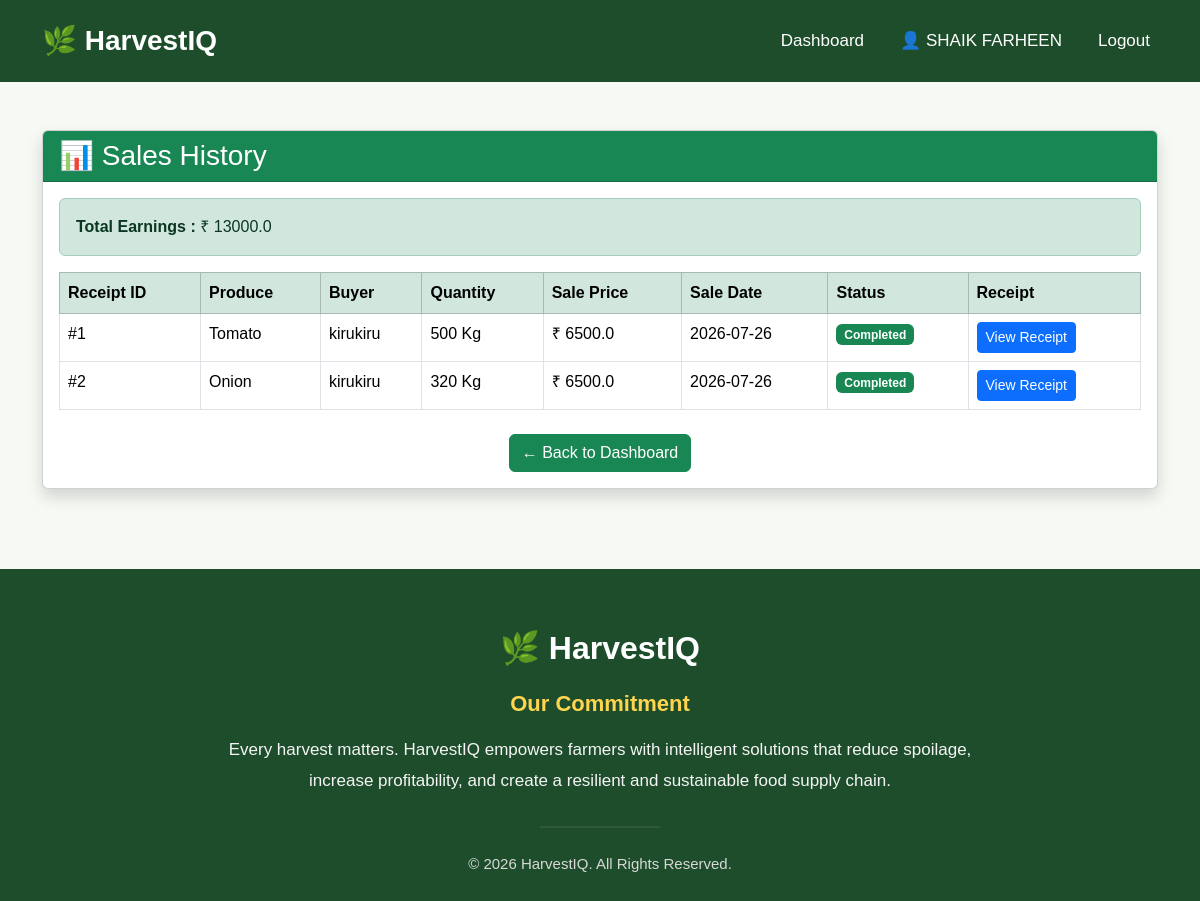
The page /sales_history (signed in) on the database as committed earlier.
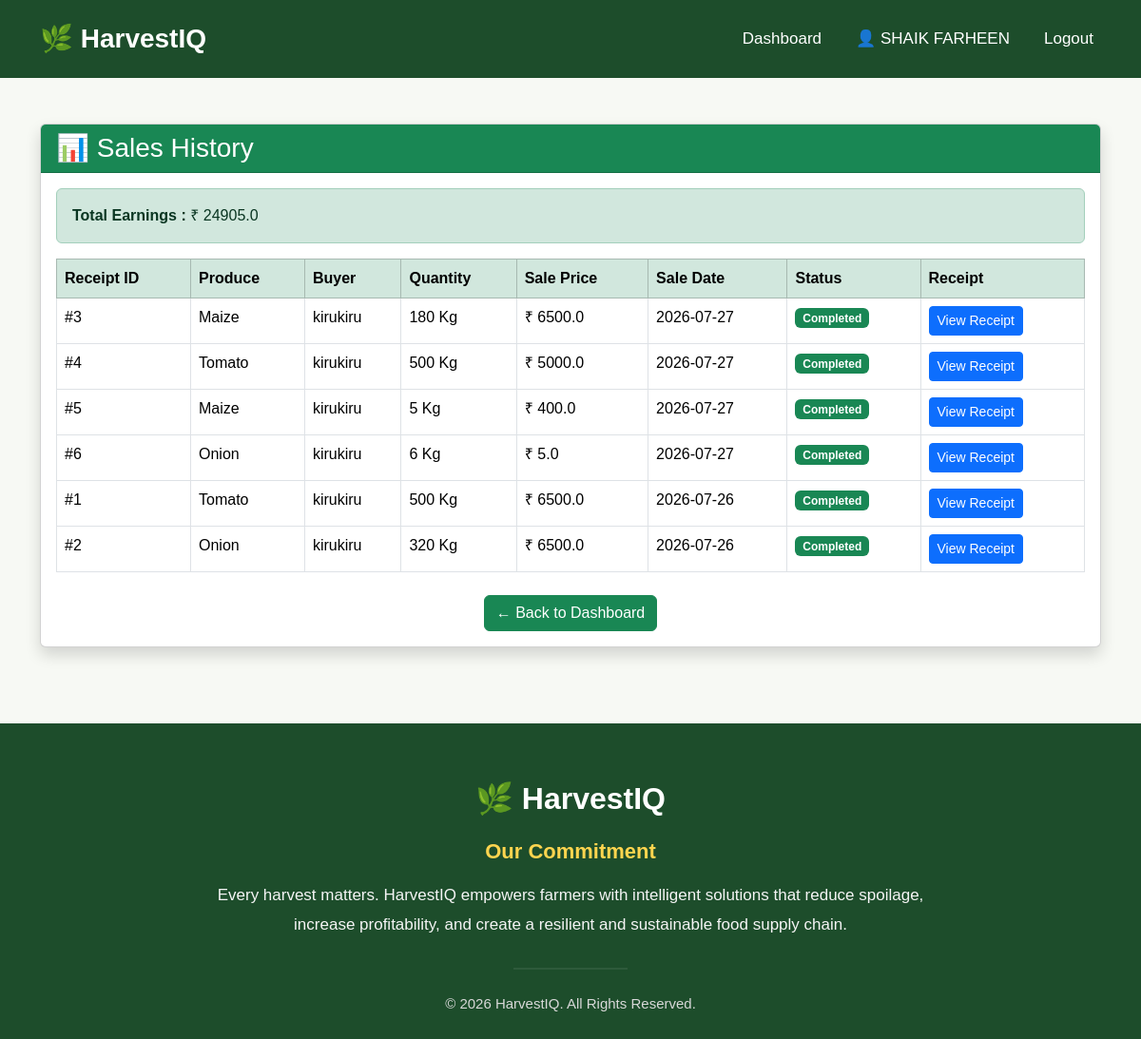
The same page on the database as committed later.
### app.py (models this page shows)
class Sale(db.Model):
    __tablename__ = "sales"
    id = db.Column(db.Integer, primary_key=True)
    batch_id = db.Column(
        db.Integer,
        db.ForeignKey("produce_batches.id"),
        nullable=False,
        unique=True
    )
    buyer_id = db.Column(
        db.Integer,
        db.ForeignKey("buyers.id"),
        nullable=False
    )
    sale_price = db.Column(db.Float)
    sale_date = db.Column(db.Date)
    quantity_sold = db.Column(db.Integer)
    batch = db.relationship(
        "ProduceBatch",
        back_populates="sale"
    )
    buyer = db.relationship(
        "Buyer",
        back_populates="purchases"
    )

class ProduceBatch(db.Model):
    __tablename__ = "produce_batches"
    id = db.Column(db.Integer, primary_key=True)
    farmer_id = db.Column(
        db.Integer,
        db.ForeignKey("farmers.id"),
        nullable=False
    )
    crop_name = db.Column(db.String(50))
    variety = db.Column(db.String(50))
    quantity = db.Column(db.Integer)
    unit = db.Column(db.String(20))
    harvest_date = db.Column(db.Date)
    farm_location = db.Column(db.String(200))
    status = db.Column(
        db.String(30),
        default="Registered"
    )
    farmer = db.relationship(
        "Farmer",
        back_populates="produce_batches"
    )
    quality = db.relationship(
        "QualityInspection",
        back_populates="batch",
        uselist=False,
        lazy=True
    )
    shelf_life = db.relationship(
        "ShelfLifePrediction",
        back_populates="batch",
        uselist=False,
        lazy=True
    )
    storage = db.relationship(
        "StorageRecord",
        back_populates="batch",
        lazy=True
    )
    deliveries = db.relationship(
        "Delivery",
        back_populates="batch",
        lazy=True
    )
    recommendation = db.relationship(
        "Recommendation",
        back_populates="batch",
        uselist=False,
        lazy=True
    )
    sale = db.relationship(
        "Sale",
        back_populates="batch",
        uselist=False,
        lazy=True
    )

class Buyer(db.Model):
    __tablename__ = "buyers"
    id = db.Column(db.Integer, primary_key=True)
    user_id = db.Column(
        db.Integer,
        db.ForeignKey("users.id"),
        nullable=False,
        unique=True
    )
    company_name = db.Column(db.String(100))
    buyer_type = db.Column(db.String(50))
    city = db.Column(db.String(50))
    user = db.relationship(
        "User",
        back_populates="buyer"
    )
    purchases = db.relationship(
        "Sale",
        back_populates="buyer",
        lazy=True
    )

### app.py (the view)
@app.route("/sales_history")
def sales_history():
    if "user_id" not in session:
        flash("Please login first.", "warning")
        return redirect(url_for("login"))
    farmer = Farmer.query.filter_by(
        user_id=session["user_id"]
    ).first_or_404()
    sales = Sale.query.join(ProduceBatch).filter(
        ProduceBatch.farmer_id == farmer.id
    ).order_by(Sale.sale_date.desc()).all()
    total_sales = sum(sale.sale_price for sale in sales)
    return render_template(
        "sales_history.html",
        sales=sales,
        total_sales=total_sales
    )

### templates/sales_history.html (shortened to what this page needs)
{% extends "base.html" %}
{% block content %}
<div class="container mt-5">
    <div class="card shadow">
        <div class="card-header bg-success text-white">
            <h3 class="mb-0">
                📊 Sales History
            </h3>
        </div>
        <div class="card-body">
            <div class="alert alert-success">
                <strong>Total Earnings :</strong>
                ₹ {{ total_sales }}
            </div>
            {% if sales %}
            <table class="table table-bordered table-hover">
                <thead class="table-success">
                    <tr>
                        <th>Receipt ID</th>
                        <th>Produce</th>
                        <th>Buyer</th>
                        <th>Quantity</th>
                        <th>Sale Price</th>
                        <th>Sale Date</th>
                        <th>Status</th>
                        <th>Receipt</th>
                    </tr>
                </thead>
                <tbody>
                    {% for sale in sales %}
                    <tr>
                        <td>#{{ sale.id }}</td>
                        <td>{{ sale.batch.crop_name }}</td>
                        <td>{{ sale.buyer.company_name }}</td>
                        <td>{{ sale.quantity_sold }} {{ sale.batch.unit }}</td>
                        <td>₹ {{ sale.sale_price }}</td>
                        <td>{{ sale.sale_date }}</td>
                        <td>
                            <span class="badge bg-success">
                                Completed
                            </span>
                        </td>
                        <td>
                            <a href="{{ url_for('sale_receipt', sale_id=sale.id) }}"
                               class="btn btn-primary btn-sm">
                                View Receipt
                            </a>
                        </td>
                    </tr>
                    {% endfor %}
                </tbody>
            </table>
            {% else %}
            <div class="alert alert-warning text-center">
                No sales found.
            </div>
            {% endif %}
            <div class="text-center mt-4">
                <a href="{{ url_for('farmer_dashboard') }}"
                   class="btn btn-success">
                    ← Back to Dashboard
                </a>
            </div>
        </div>
    </div>
</div>
{% endblock %}

Rows that differ between the two databases and show on the page:
added Sale: id "3", batch.crop_name "Maize", buyer.company_name "kirukiru", quantity_sold "180", batch.unit "Kg", sale_price "6500.0", sale_date "2026-07-27"
added Sale: id "4", batch.crop_name "Tomato", buyer.company_name "kirukiru", quantity_sold "500", batch.unit "Kg", sale_price "5000.0", sale_date "2026-07-27"
added Sale: id "5", batch.crop_name "Maize", buyer.company_name "kirukiru", quantity_sold "5", batch.unit "Kg", sale_price "400.0", sale_date "2026-07-27"
added Sale: id "6", batch.crop_name "Onion", buyer.company_name "kirukiru", quantity_sold "6", batch.unit "Kg", sale_price "5.0", sale_date "2026-07-27"
Other text that changed with them:
{{ total_sales }}: "13000.0" → "24905.0"
